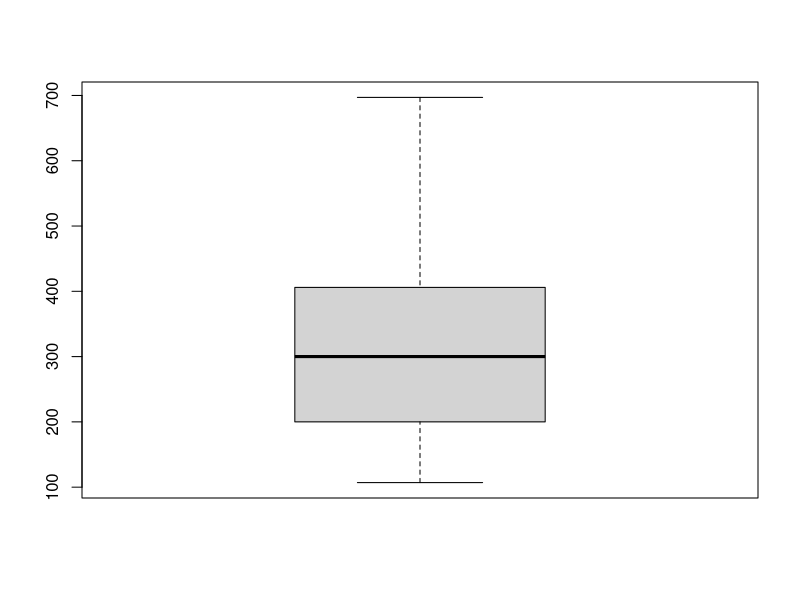

This chart was generated by the following R code:
# list of republics, and start and end dates from wikipedia at:
# https://en.wikipedia.org/wiki/List_of_republics
repubs <- read.csv("list of republics.csv", row.names=1)

# clean up unknown dates and republics that still exist today
repubs <- repubs[-27,]
del1 <- which(repubs$to == "present")
del2 <- which(repubs$to == "")
repubs <- repubs[-c(del1, del2),]

start <- repubs$from
end <- repubs$to

# get rid of weird spaces next to the values
start <- sub("  ", "", start)
start <- sub(" ", "", start)

end <- sub("  ", "", end)
end <- sub(" ", "", end)

# clean up data by taking out anything that's not a number
# these are the from and to columns, to they will be the same for both start and end meaning it only needs to be done for one of them
del3 <- which(start=="from")
start <- start[-del3]
end <- end[-del3]

# turn into numbers
start <- as.numeric(start)
end <- as.numeric(end)

# calculate length of existence
rep.len <- end-start
# invert sign for BC dates
rep.len[1:4] <- -rep.len[1:4]

# mean length of a republic. the spread is so large that this is meaningless though
# probably should only use the dates that are above 100 years.
mean(rep.len)

# there is a clear divide between 100s of year lengths and a handfull of year lengths.
# extract lengths greater than 100 years.
use <- which(rep.len > 100)
large.len <- rep.len[use]

# from these simple statistics, it appears we still have some time left.
mean(large.len)
median(large.len)
boxplot(large.len)

# Should probably keep all these dates linked to the actual republic.